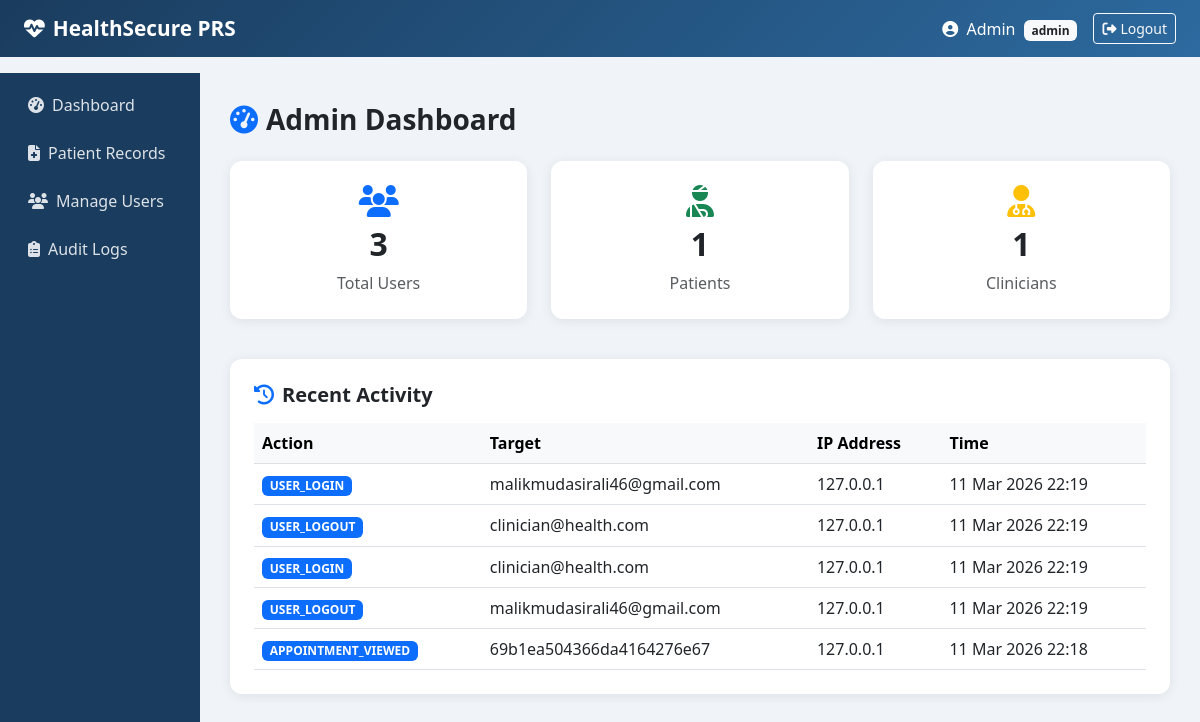
The page /admin/dashboard (signed in) on the database as committed earlier.
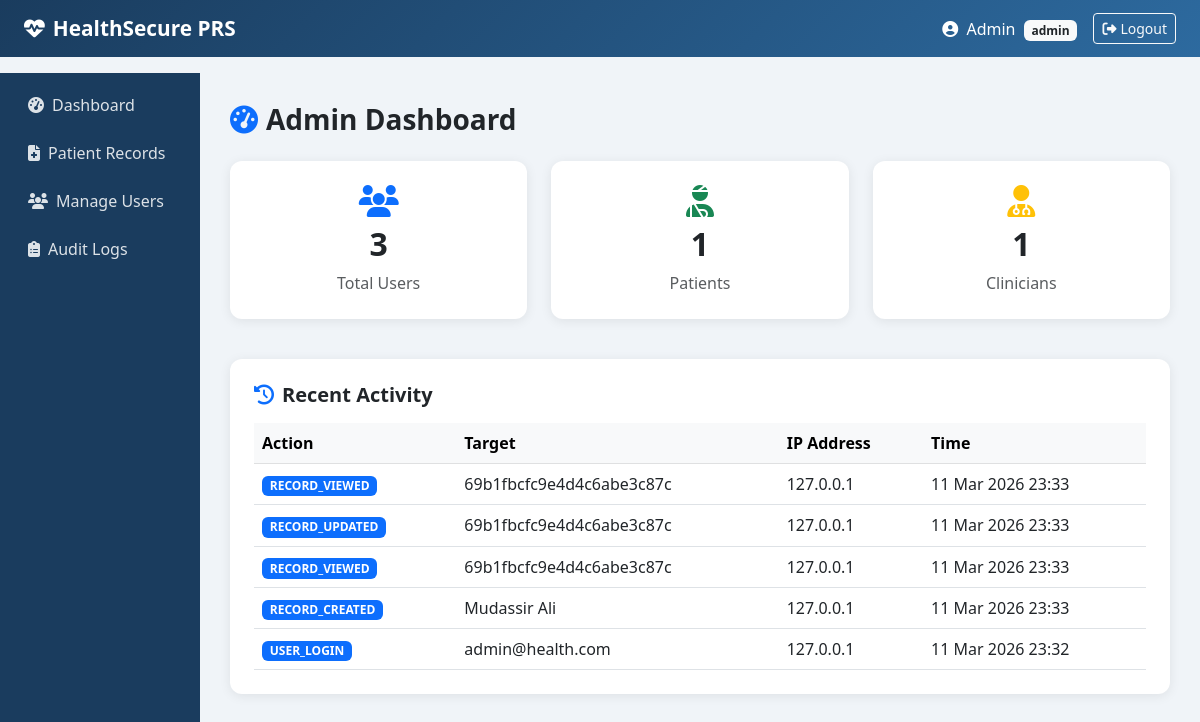
The same page on the database as committed later.
### models.py (models this page shows, shortened)
class User(UserMixin, db.Model):
    __tablename__ = 'users'
    id = db.Column(db.Integer, primary_key=True)
    full_name = db.Column(db.String(100), nullable=False)
    email = db.Column(db.String(120), unique=True, nullable=False)
    password_hash = db.Column(db.String(255), nullable=False)
    role = db.Column(db.String(20), nullable=False, default='patient')
    is_active = db.Column(db.Boolean, default=True)
    created_at = db.Column(db.DateTime, default=datetime.utcnow)
    last_login = db.Column(db.DateTime, nullable=True)

class AuditLog(db.Model):
    __tablename__ = 'audit_logs'
    id = db.Column(db.Integer, primary_key=True)
    user_id = db.Column(db.Integer, db.ForeignKey('users.id'), nullable=True)
    action = db.Column(db.String(255), nullable=False)
    target = db.Column(db.String(255), nullable=True)
    ip_address = db.Column(db.String(45), nullable=True)
    timestamp = db.Column(db.DateTime, default=datetime.utcnow)

### routes/admin.py (the view)
@admin_bp.route('/dashboard')
@login_required
@admin_required
def dashboard():
    total_users = User.query.count()
    total_patients = User.query.filter_by(role='patient').count()
    total_clinicians = User.query.filter_by(role='clinician').count()
    recent_logs = AuditLog.query.order_by(AuditLog.timestamp.desc()).limit(5).all()
    return render_template('admin/dashboard.html',
                           total_users=total_users,
                           total_patients=total_patients,
                           total_clinicians=total_clinicians,
                           recent_logs=recent_logs)

### extensions.py (called while the page is built)
@login_manager.user_loader
def load_user(user_id):
    from models import User
    return User.query.get(int(user_id))

### routes/admin.py (called while the page is built)
def admin_required(f):
    from functools import wraps
    @wraps(f)
    def decorated(*args, **kwargs):
        if current_user.role != 'admin':
            flash('Admin access required.', 'danger')
            return redirect(url_for('auth.dashboard'))
        return f(*args, **kwargs)
    return decorated

### templates/admin/dashboard.html (shortened to what this page needs)
{% extends 'shared/base.html' %}
{% block content %}
<h3 class="fw-bold mb-4">
    <i class="fas fa-tachometer-alt me-2 text-primary"></i>Admin Dashboard
</h3>
<div class="row mb-4">
    <div class="col-md-4 mb-3">
        <div class="card p-4 text-center">
            <i class="fas fa-users fa-2x text-primary mb-2"></i>
            <h2 class="fw-bold">{{ total_users }}</h2>
            <p class="text-muted mb-0">Total Users</p>
        </div>
    </div>
    <div class="col-md-4 mb-3">
        <div class="card p-4 text-center">
            <i class="fas fa-user-injured fa-2x text-success mb-2"></i>
            <h2 class="fw-bold">{{ total_patients }}</h2>
            <p class="text-muted mb-0">Patients</p>
        </div>
    </div>
    <div class="col-md-4 mb-3">
        <div class="card p-4 text-center">
            <i class="fas fa-user-md fa-2x text-warning mb-2"></i>
            <h2 class="fw-bold">{{ total_clinicians }}</h2>
            <p class="text-muted mb-0">Clinicians</p>
        </div>
    </div>
</div>
<div class="card p-4">
    <h5 class="fw-bold mb-3">
        <i class="fas fa-history me-2 text-primary"></i>Recent Activity
    </h5>
    {% if recent_logs %}
    <table class="table table-hover mb-0">
        <thead class="table-light">
            <tr>
                <th>Action</th>
                <th>Target</th>
                <th>IP Address</th>
                <th>Time</th>
            </tr>
        </thead>
        <tbody>
            {% for log in recent_logs %}
            <tr>
                <td><span class="badge bg-primary">{{ log.action }}</span></td>
                <td>{{ log.target or '—' }}</td>
                <td>{{ log.ip_address or '—' }}</td>
                <td>{{ log.timestamp.strftime('%d %b %Y %H:%M') }}</td>
            </tr>
            {% endfor %}
        </tbody>
    </table>
    {% else %}
    <p class="text-muted mb-0">No recent activity recorded.</p>
    {% endif %}
</div>
{% endblock %}

### templates/shared/base.html (shortened to what this page needs)
<!DOCTYPE html>
<html lang="en">
<head>
    <link href="https://cdn.jsdelivr.net/npm/bootstrap@5.3.0/dist/css/bootstrap.min.css" rel="stylesheet">
    <link href="https://cdnjs.cloudflare.com/ajax/libs/font-awesome/6.4.0/css/all.min.css" rel="stylesheet">
</head>
<body>
<nav class="navbar navbar-expand-lg">
    <div class="container-fluid px-4">
        <a class="navbar-brand" href="#">
            <i class="fas fa-heartbeat me-2"></i>HealthSecure PRS
        </a>
        {% if current_user.is_authenticated %}
        <div class="ms-auto d-flex align-items-center">
            <span class="text-white me-3">
                <i class="fas fa-user-circle me-1"></i>
                {{ current_user.full_name }}
                <span class="badge bg-light text-dark ms-1">{{ current_user.role }}</span>
            </span>
            <a href="{{ url_for('auth.logout') }}" class="btn btn-outline-light btn-sm"><i class="fas fa-sign-out-alt me-1"></i>Logout</a>
        </div>
        {% endif %}
    </div>
</nav>
{% if current_user.is_authenticated %}
<div class="container-fluid">
    <div class="row">
        <div class="col-md-2 p-0 sidebar">
            <nav class="nav flex-column mt-2">
                {% if current_user.role == 'admin' %}
                    <a class="nav-link" href="{{ url_for('admin.dashboard') }}"><i class="fas fa-tachometer-alt me-2"></i>Dashboard</a>
                    <a class="nav-link" href="{{ url_for('records.list_records') }}"><i class="fas fa-file-medical me-2"></i>Patient Records</a>
                    <a class="nav-link" href="{{ url_for('admin.manage_users') }}"><i class="fas fa-users me-2"></i>Manage Users</a>
                    <a class="nav-link" href="{{ url_for('admin.audit_logs') }}"><i class="fas fa-clipboard-list me-2"></i>Audit Logs</a>
                {% endif %}
            </nav>
        </div>
        <div class="col-md-10 main-content">
            {% block content %}{% endblock %}
        </div>
    </div>
</div>
{% endif %}
</body>
</html>

### templates/shared/base.html (style rules this page uses)
body { background-color: #f0f4f8; font-family: 'Segoe UI', sans-serif; }
.navbar { background: linear-gradient(135deg, #1a3c5e, #2d6a9f); }
.navbar-brand { font-weight: 700; font-size: 1.3rem; color: white !important; }
.nav-link { color: rgba(255,255,255,0.85) !important; }
.card { border: none; border-radius: 12px; box-shadow: 0 2px 12px rgba(0,0,0,0.08); }
.sidebar { background: #1a3c5e; min-height: calc(100vh - 56px); padding-top: 20px; }
.sidebar .nav-link { color: rgba(255,255,255,0.75); padding: 10px 20px; border-radius: 8px; margin: 2px 8px; }
.main-content { padding: 30px; }

Rows that differ between the two databases and show on the page:
no longer on this page (row unchanged): AuditLog: action "USER_LOGIN", target "malikmudasirali46@gmail.com", ip_address "127.0.0.1", timestamp "11 Mar 2026 22:19"
no longer on this page (row unchanged): AuditLog: action "USER_LOGOUT", target "clinician@health.com", ip_address "127.0.0.1", timestamp "11 Mar 2026 22:19"
no longer on this page (row unchanged): AuditLog: action "USER_LOGIN", target "clinician@health.com", ip_address "127.0.0.1", timestamp "11 Mar 2026 22:19"
no longer on this page (row unchanged): AuditLog: action "USER_LOGOUT", target "malikmudasirali46@gmail.com", ip_address "127.0.0.1", timestamp "11 Mar 2026 22:19"
no longer on this page (row unchanged): AuditLog: action "APPOINTMENT_VIEWED", target "69b1ea504366da4164276e67", ip_address "127.0.0.1", timestamp "11 Mar 2026 22:18"
added AuditLog: action "RECORD_VIEWED", target "69b1fbcfc9e4d4c6abe3c87c", ip_address "127.0.0.1", timestamp "11 Mar 2026 23:33"
added AuditLog: action "RECORD_UPDATED", target "69b1fbcfc9e4d4c6abe3c87c", ip_address "127.0.0.1", timestamp "11 Mar 2026 23:33"
added AuditLog: action "RECORD_VIEWED", target "69b1fbcfc9e4d4c6abe3c87c", ip_address "127.0.0.1", timestamp "11 Mar 2026 23:33"
added AuditLog: action "RECORD_CREATED", target "Mudassir Ali", ip_address "127.0.0.1", timestamp "11 Mar 2026 23:33"
added AuditLog: action "USER_LOGIN", target "admin@health.com", ip_address "127.0.0.1", timestamp "11 Mar 2026 23:32"
